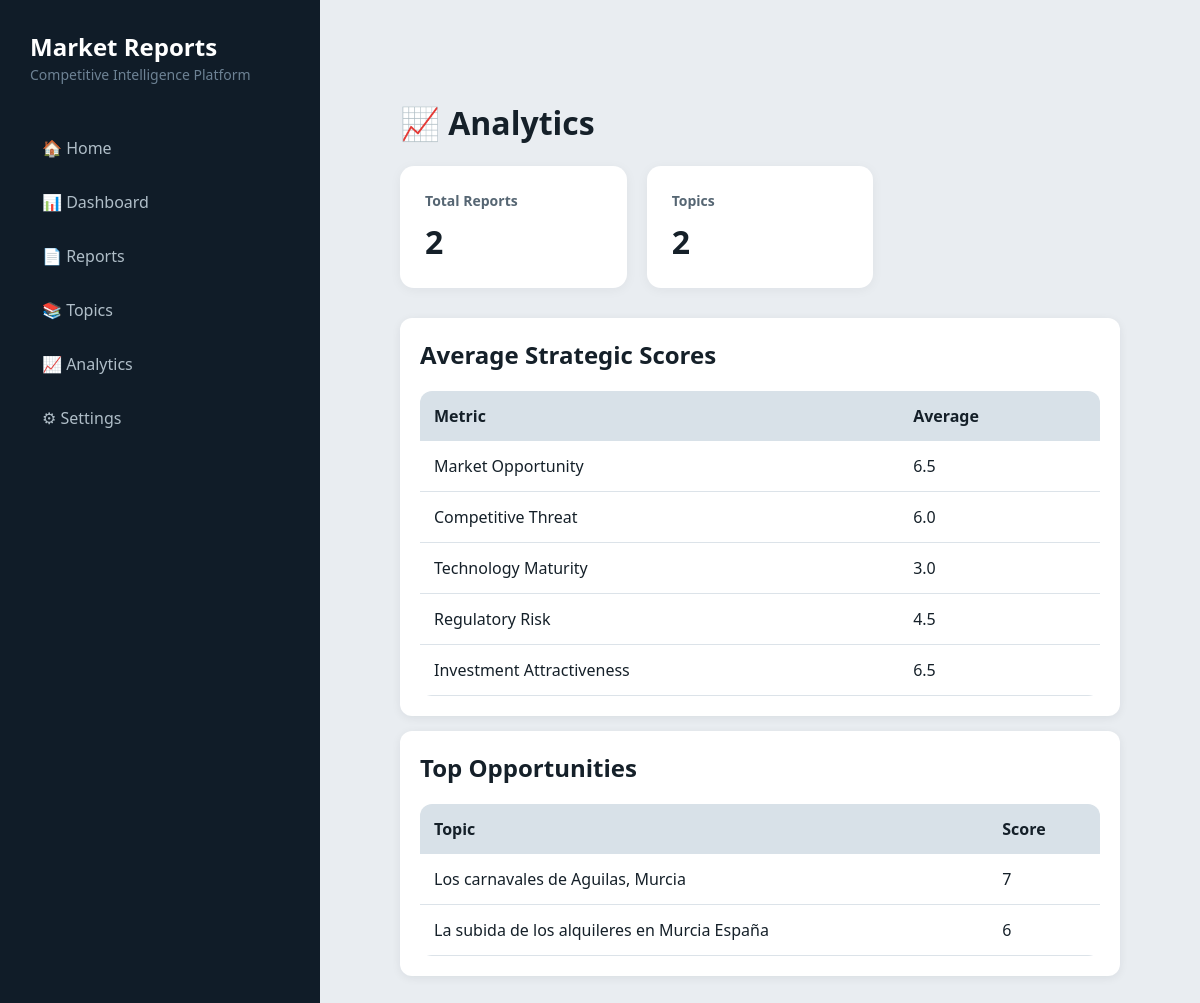
Before: /analytics with the older database file.
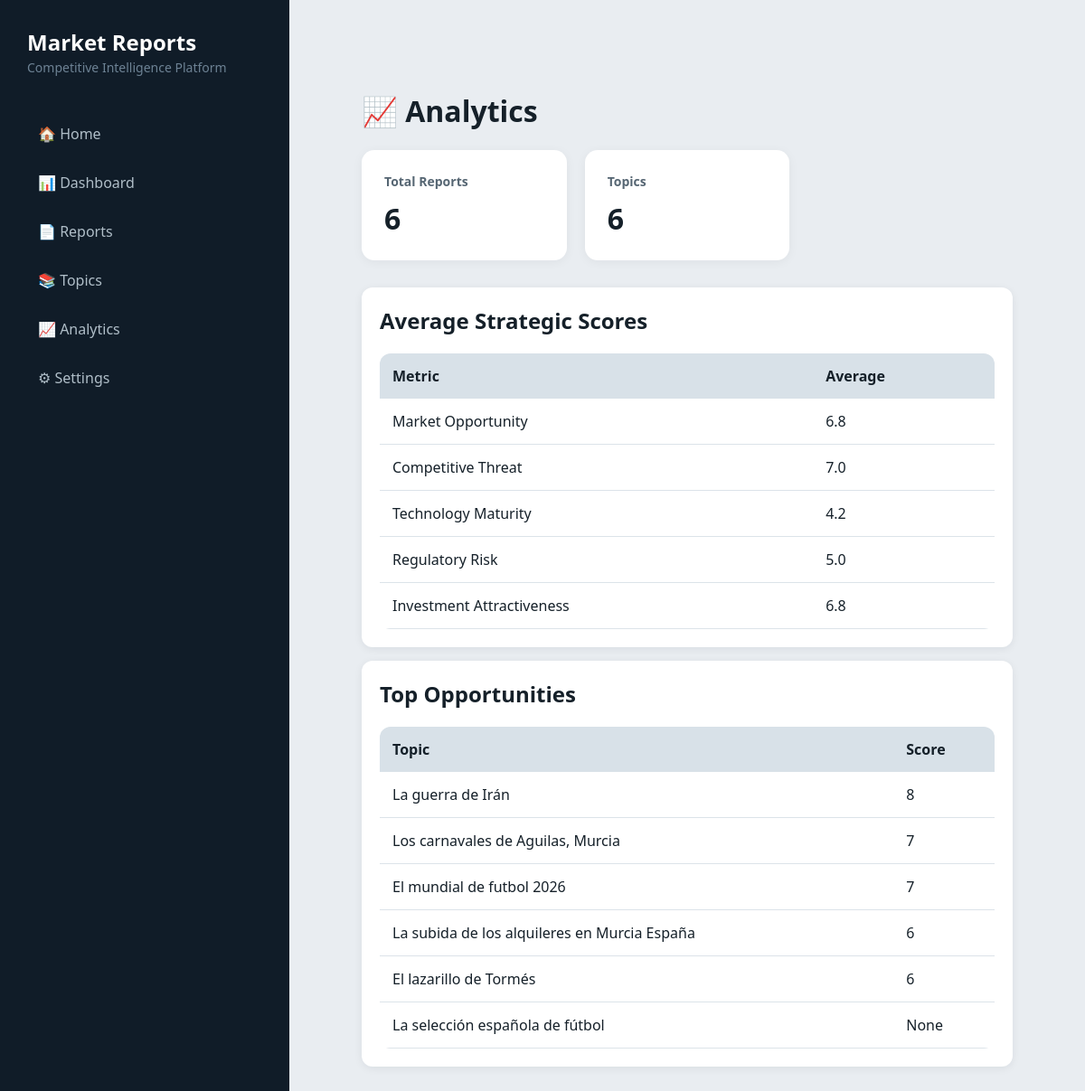
After: the same page with the newer database file.
### tables this page shows
CREATE TABLE reports (

        id INTEGER PRIMARY KEY AUTOINCREMENT,

        topic TEXT NOT NULL,

        created_at TEXT NOT NULL,

        market_opportunity INTEGER,

        competitive_threat INTEGER,

        technology_maturity INTEGER,

        regulatory_risk INTEGER,

        investment_attractiveness INTEGER,

        markdown_path TEXT,

        pdf_path TEXT
    , md_path TEXT);

### app/dashboard/server.py (the view)
@app.get("/analytics")
def analytics_page(request: Request):
    analytics = get_analytics_data()
    top_opportunities = get_top_opportunities()
    stats = get_dashboard_stats()
    return templates.TemplateResponse(
        request=request,
        name="analytics.html",
        context={
            "analytics": analytics,
            "top_opportunities": top_opportunities,
            "stats": stats
        }
    )

### app/dashboard/templates/analytics.html
{% set title = "Analytics" %}
{% extends "base.html" %}
{% block content %}
<h1>📈 Analytics</h1>
<div class="kpi-grid">
    <div class="kpi-card">
        <h3>Total Reports</h3>
        <span>{{ stats.total_reports }}</span>
    </div>
    <div class="kpi-card">
        <h3>Topics</h3>
        <span>{{ stats.total_topics }}</span>
    </div>
</div>
<div class="card">
    <h2>Average Strategic Scores</h2>
    <table>
        <tr>
            <th>Metric</th>
            <th>Average</th>
        </tr>
        <tr>
            <td>Market Opportunity</td>
            <td>{{ analytics.opportunity }}</td>
        </tr>
        <tr>
            <td>Competitive Threat</td>
            <td>{{ analytics.threat }}</td>
        </tr>
        <tr>
            <td>Technology Maturity</td>
            <td>{{ analytics.technology }}</td>
        </tr>
        <tr>
            <td>Regulatory Risk</td>
            <td>{{ analytics.risk }}</td>
        </tr>
        <tr>
            <td>Investment Attractiveness</td>
            <td>{{ analytics.investment }}</td>
        </tr>
    </table>
</div>
<div class="card">
    <h2>Top Opportunities</h2>
    <table>
        <tr>
            <th>Topic</th>
            <th>Score</th>
        </tr>
        {% for item in top_opportunities %}
        <tr>
            <td>{{ item[0] }}</td>
            <td>{{ item[1] }}</td>
        </tr>
        {% endfor %}
    </table>
</div>
{% endblock %}

Changed rows visible on the page:
added reports: topic "La guerra de Irán", market_opportunity "8"
added reports: topic "El mundial de futbol 2026", market_opportunity "7"
added reports: topic "El lazarillo de Tormés", market_opportunity "6"
added reports: topic "La selección española de fútbol", item "None"
Other visible differences:
{{ stats.total_reports }}: "2" → "6"
{{ stats.total_topics }}: "2" → "6"
{{ analytics.opportunity }}: "6.5" → "6.8"
{{ analytics.threat }}: "6.0" → "7.0"
{{ analytics.technology }}: "3.0" → "4.2"
{{ analytics.risk }}: "4.5" → "5.0"
{{ analytics.investment }}: "6.5" → "6.8"
